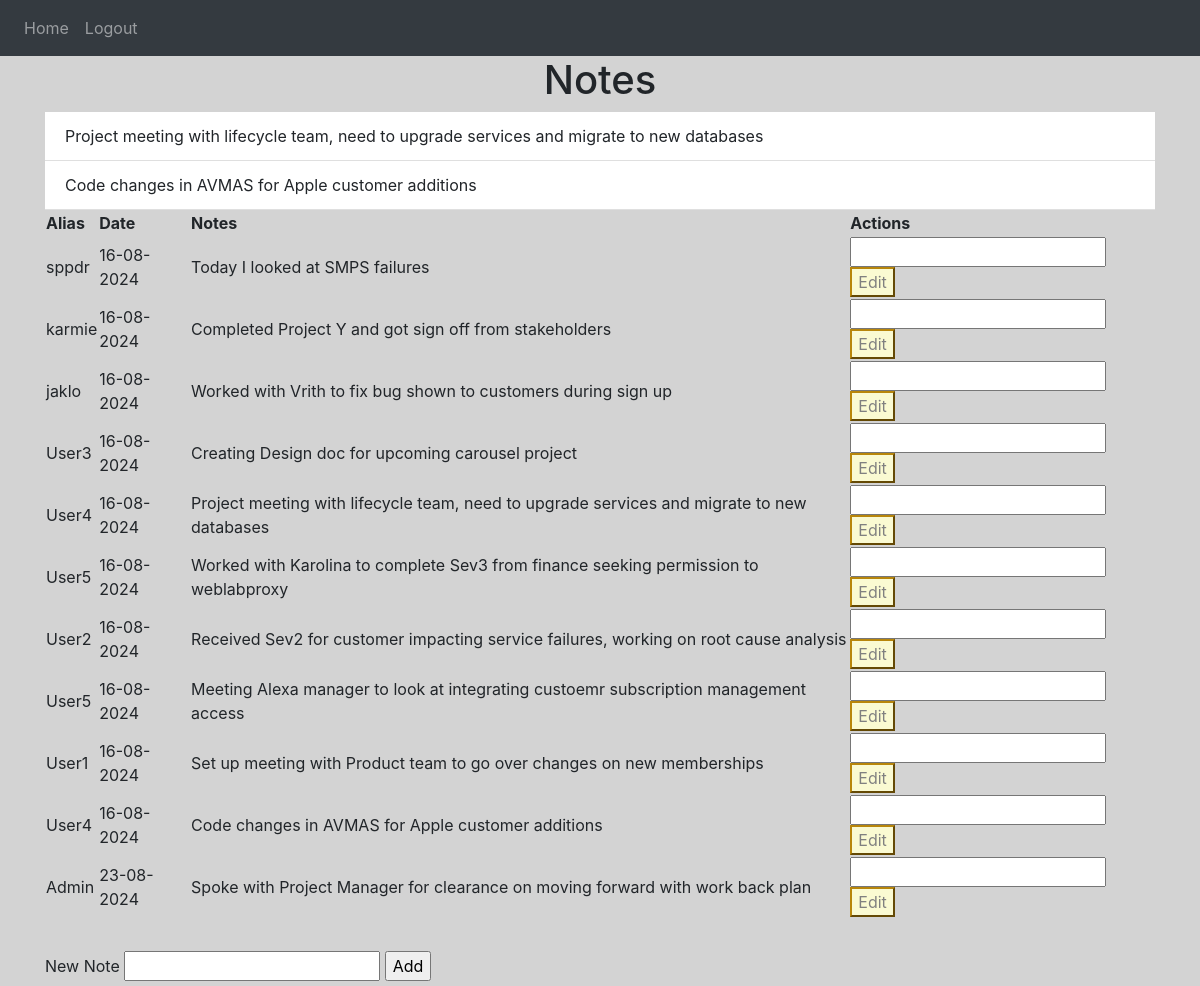
The app's page / (signed in) with its own data.
### NoteKeeper/models.py (models this page shows)
class Note(db.Model):
    id = db.Column(db.Integer, primary_key=True)
    info = db.Column(db.String(10000))
    date = db.Column(db.Date, default=func.current_date())
    user_id = db.Column(db.Integer, db.ForeignKey('user.id'))
    role_id = db.Column(db.Integer, db.ForeignKey('role.id'))
    user = db.relationship('User', back_populates='notes') #user associated with a specific note
    role = db.relationship('Role', back_populates='notes') #role associated with a specific note

class User(db.Model, UserMixin):
    id = db.Column(db.Integer, primary_key=True)
    email = db.Column(db.String(150), unique=True)
    password = db.Column(db.String(150))
    alias = db.Column(db.String(150))
    role_id = db.Column(db.Integer, db.ForeignKey('role.id'))
    role = db.relationship('Role', back_populates='users')
    notes = db.relationship('Note', back_populates='user', cascade="all, delete-orphan") #if user is deleted all related notes are deleted, and vice versa
    def has_role(self, role_name):
        return self.role and self.role.roleName == role_name

### NoteKeeper/views.py (the view, shortened to what this page needs)
@views.route('/', methods=['GET', 'POST'])
@login_required
def home():
    events_list = db.session.query(Note).join(User).order_by(Note.date).all()
    return render_template('home.html', user=current_user, eventsList=events_list)

### NoteKeeper/__init__.py (called while the page is built)
def create_app(config_class=Config):
    app = Flask(__name__)
    app.config.from_object(config_class)
    db.init_app(app) #initializes app for use with database
    from .views import views
    from .auth import auth
    app.register_blueprint(views, url_prefix='/')
    app.register_blueprint(auth, url_prefix='/')
    from .models import User, Note
    with app.app_context():
        create_database(app)
        create_roles()
        create_admin_user()
        create_notes()
    login_manager=LoginManager()
    login_manager.login_view='auth.login'
    login_manager.init_app(app)
    @login_manager.user_loader
    def load_user(id):
        return User.query.get(int(id)) #retrieves user id from database using SQLAlchemy
    return app

### NoteKeeper/templates/home.html (shortened to what this page needs)
{% extends "base.html" %}
{% block content%}
<h1 align="center">Notes</h1>
<ul class="list-group list-group-flush" id="notes">
  {% for note in user.notes %}
  <li class="list-group-item">
    {{ note.info }}
  </li>
  {% endfor %}
  <body>
    <table>
        <tr>
            <th>Alias</th>
            <th>Date</th>
            <th>Notes</th>
            <th>Actions</th>
        </tr>
    {%-for row in eventsList-%}
        <tr>
            <td>{{row.user.alias}}</td>
            <td>{{row.date.strftime('%d-%m-%Y')}}</td>
            <td>{{row.info}}</td>
            <td>
              <form method="POST" action="{{url_for('views.edit_note', note_id=row.id) }}" style="display:inline;">
                <input type="text" name="updated_info" value="" required/>
                <button type="submit">Edit</button>
              </form>
            </td>
            <td>
            </td>
        </tr>
    {%-endfor-%}
    </table>
    <form method="post">
        <label for="eventBox">New Note</label>
        <input name="eventBox" id="eventBox" required/>
        <input type="submit" value = "Add">
    </form>
</body>
{%endblock%}

### NoteKeeper/static/style.css (style rules this page uses)
body { background: lightgray; }
button { background-color: lightgoldenrodyellow; color: gray; border-color: darkgoldenrod; }

### records on screen
Note: info "Project meeting with lifecycle team, need to upgrade services and migrate to new databases", user.alias "User4", date "16-08-2024"
Note: info "Code changes in AVMAS for Apple customer additions", user.alias "User4", date "16-08-2024"
Note: user.alias "sppdr", date "16-08-2024", info "Today I looked at SMPS failures"
Note: user.alias "karmie", date "16-08-2024", info "Completed Project Y and got sign off from stakeholders"
Note: user.alias "jaklo", date "16-08-2024", info "Worked with Vrith to fix bug shown to customers during sign up"
Note: user.alias "User3", date "16-08-2024", info "Creating Design doc for upcoming carousel project"
Note: user.alias "User5", date "16-08-2024", info "Worked with Karolina to complete Sev3 from finance seeking permission to weblabproxy"
Note: user.alias "User2", date "16-08-2024", info "Received Sev2 for customer impacting service failures, working on root cause analysis"
Note: user.alias "User5", date "16-08-2024", info "Meeting Alexa manager to look at integrating custoemr subscription management access"
Note: user.alias "User1", date "16-08-2024", info "Set up meeting with Product team to go over changes on new memberships"
Note: user.alias "Admin", date "23-08-2024", info "Spoke with Project Manager for clearance on moving forward with work back plan"
